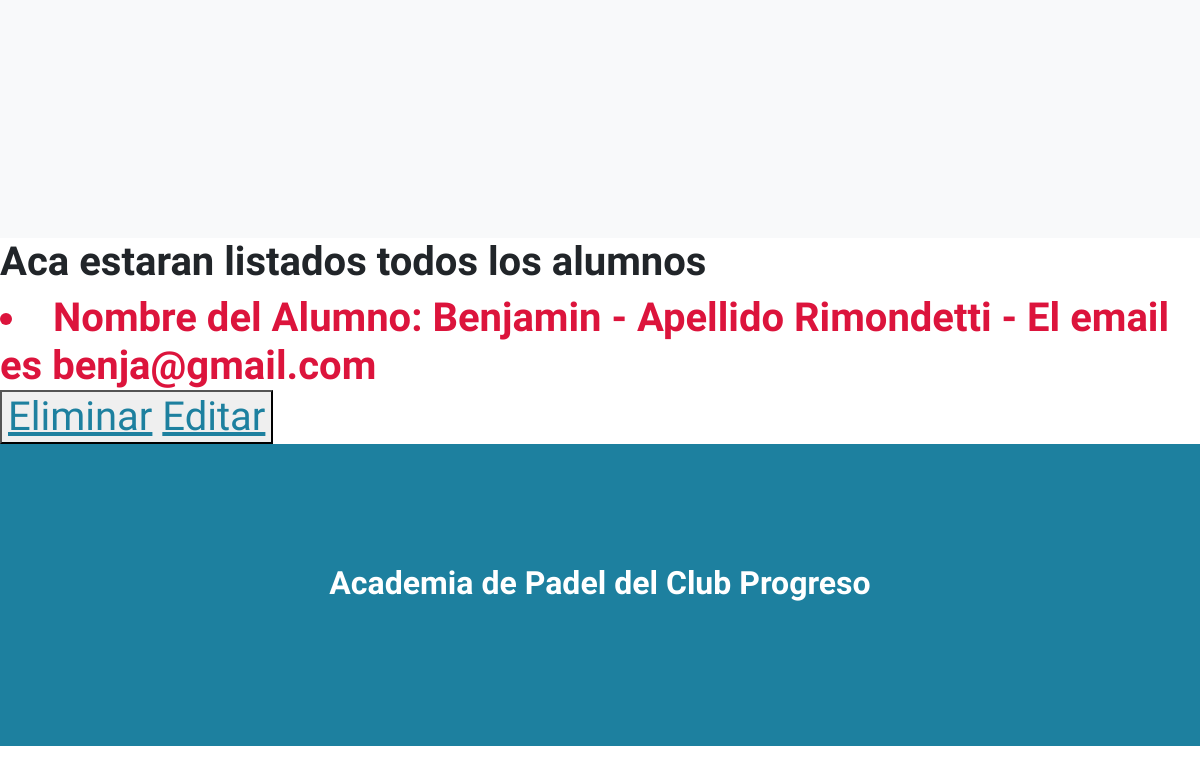
Before: /leerAlumnos (lower part) with the older database file.
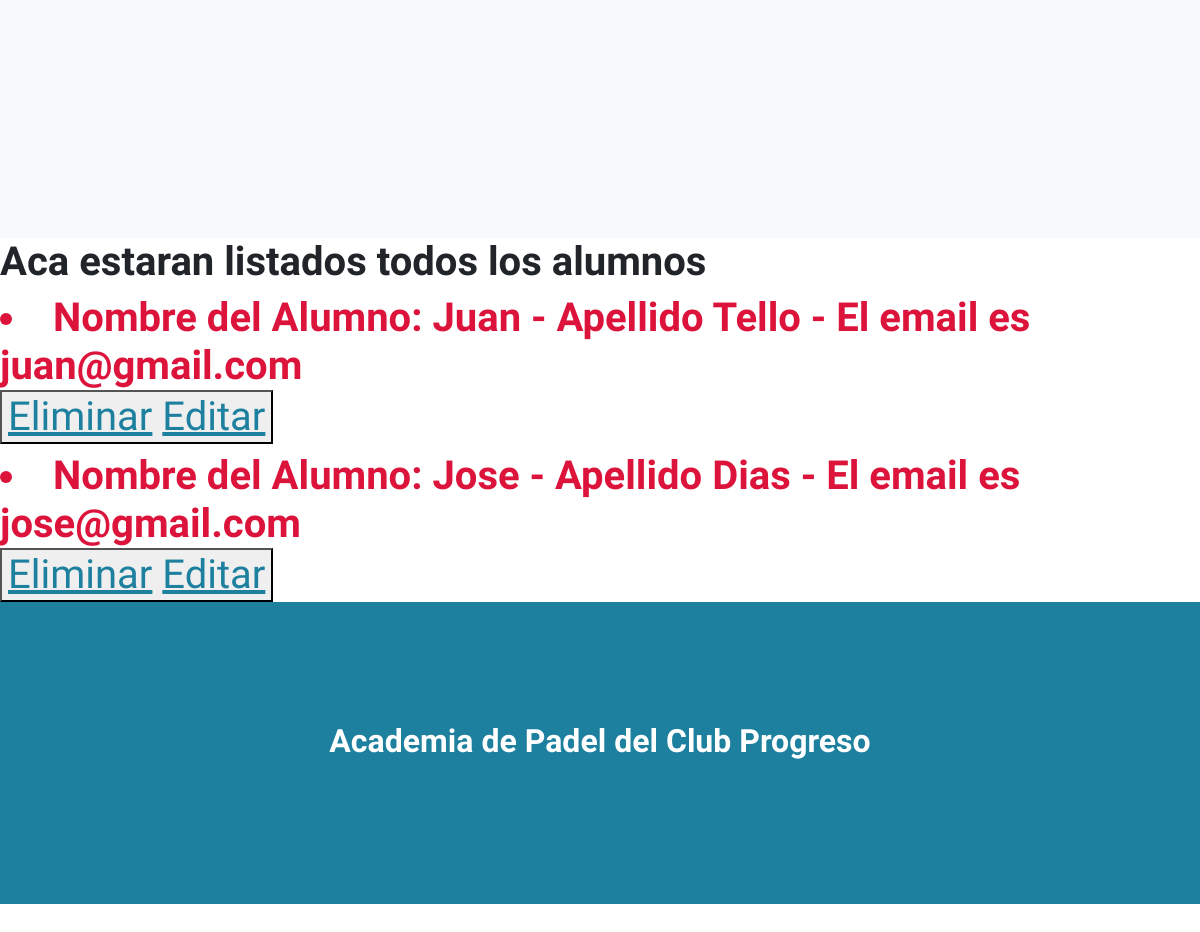
After: the same page with the newer database file.
### appmwr/models.py (models this page shows)
class Alumno(models.Model):
    nombre=models.CharField(max_length=40)
    apellido=models.CharField(max_length=40)
    email=models.EmailField()
    def __str__(self) -> str:
        return f"Nombre del Alumno: {self.nombre} - Apellido {self.apellido} - El email es {self.email} "

### appmwr/views.py (the view)
# urls.py: path('leerAlumnos', leerAlumnos, name= "LeerAlumnos"),
def leerAlumnos(request):
    alumnos=Alumno.objects.all()
    return render(request, "appmwr/leeralumnos.html", {"alumnos":alumnos})

### appmwr/templates/appmwr/leerAlumnos.html (shortened to what this page needs)
{% extends "appmwr/base.html" %}
{% block contenidoQueCambia%}
<h1> Aca estaran listados todos los alumnos</h1>
<h1 style="color:crimson; font-size: 40px;"{% for p in alumnos %} <h1 style="color:crimson; font-size: 40px;" </h1>
    <li> {{p}}</li>
    <button>
    <a href="{% url 'EliminarAlumno' p.nombre%}">Eliminar</a>
    <a href="{% url 'EditarAlumno' p.nombre%}">Editar</a>
    </button>
    {% endfor %}
    {% endblock%}

Changed rows visible on the page:
removed Alumno: nombre+apellido+email "Nombre del Alumno: Benjamin - Apellido Rimondetti - El email es benja@gmail.com"
added Alumno: nombre+apellido+email "Nombre del Alumno: Juan - Apellido Tello - El email es juan@gmail.com"
added Alumno: nombre+apellido+email "Nombre del Alumno: Jose - Apellido Dias - El email es jose@gmail.com"
